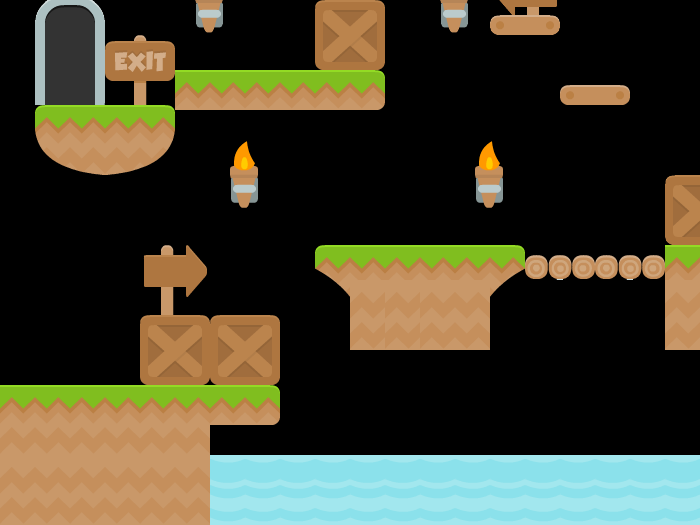

Below is a game level as drawn by its tile map, then a one-line description and the .tmx that defines it (tile-layer data replaced by summaries):
An orthogonal 20x15 tile map with 35x35 px tiles, 4 tile layers (Background, Ground, Door, Water).

<map version="1.0" orientation="orthogonal" renderorder="right-down" width="20" height="15" tilewidth="35" tileheight="35" nextobjectid="1">
 <tileset firstgid="1" name="2d Platformer " tilewidth="70" tileheight="70" spacing="2" margin="2">
  <image source="tileset.png" width="1024" height="1024" />
 </tileset>
 <layer name="Background" width="20" height="15">
  <data>[300 cells, 7 non-empty, 4 distinct tile ids]</data>
 </layer>
 <layer name="Ground" width="20" height="15">
  <data>[300 cells, 26 non-empty, 11 distinct tile ids]</data>
 </layer>
 <layer name="Door" width="20" height="15">
  <data>[300 cells, 2 non-empty, 2 distinct tile ids]</data>
 </layer>
 <layer name="Water" width="20" height="15">
  <data>[300 cells, 16 non-empty, 2 distinct tile ids]</data>
 </layer>
</map>
